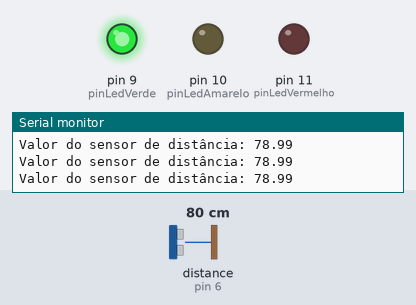
Simulated run of this sketch. Board: Arduino Uno, built with avr-gcc and run on an emulated ATmega328P. Shown: output pins drawn as LEDs (lit = HIGH), the last lines printed to the serial monitor. Wiring (inferred from the names in the program): ultrasonic range finder: trigger pin 7; echo pin 6. The test bench sets the inputs (shaded band); at power-on: distance to the obstacle (sensor on pin 6) 80 cm. The echo pulse lasts 58.3 µs per cm; pins used as bus, display or sensor lines are not drawn.

Above: at 1.2 s.
1.3 s: distance to the obstacle (sensor on pin 6) set to 55 cm
4.3 s: distance to the obstacle (sensor on pin 6) set to 47 cm
At 5.5 s:
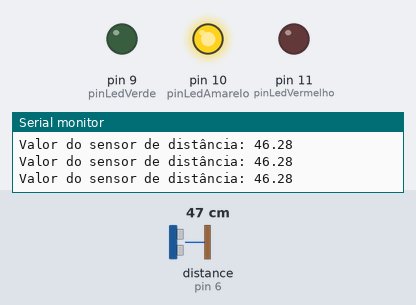
5.8 s: distance to the obstacle (sensor on pin 6) set to 33 cm
8.8 s: distance to the obstacle (sensor on pin 6) set to 27 cm
At 9.4 s:
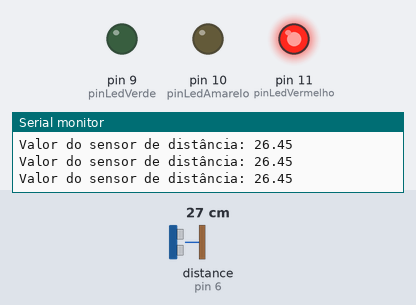
10.3 s: distance to the obstacle (sensor on pin 6) set to 35 cm
At 11.8 s:
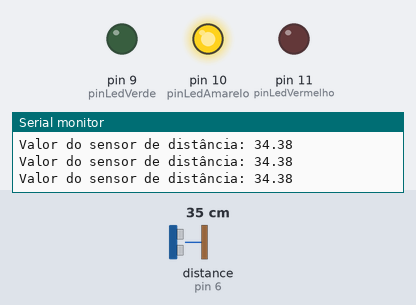
13.3 s: distance to the obstacle (sensor on pin 6) set to 18 cm
At 14.2 s:
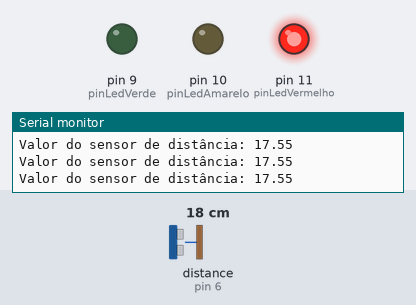
Timing chart, 0 to 16.3 s (numbered marks = the images above; inputs shaded):
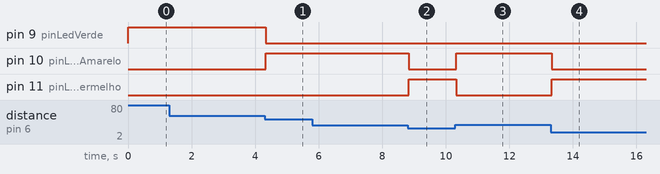

The sketch:

sensor_ultrass_nico1.ino
```cpp
int pinLedVermelho = 11;
int pinLedAmarelo = 10;
int pinLedVerde = 9;
int pinTrigger = 7;
int pinEecho = 6;
float pulse;
float dist_cm;

void setup()
{
	pinMode (pinLedVermelho, OUTPUT);
  	pinMode (pinLedAmarelo,OUTPUT );
  	pinMode (pinLedVerde, OUTPUT);
	pinMode (pinTrigger , OUTPUT);
  	pinMode (pinEecho, INPUT);
    digitalWrite(pinTrigger , LOW);
	Serial.begin(9600);
}

void loop()
{
	trigPulse();
  	pulse = pulseIn(pinEecho , HIGH);
  	dist_cm = pulse / 58.82;

  	if(dist_cm < 30.00)
    {
    	digitalWrite(pinLedVermelho , HIGH);
        digitalWrite(pinLedAmarelo, LOW);
        digitalWrite(pinLedVerde, LOW);
    }

  if(dist_cm >= 30.00 && dist_cm < 50.00)
  {

    	digitalWrite(pinLedVermelho ,LOW );
        digitalWrite(pinLedAmarelo,HIGH );
        digitalWrite(pinLedVerde, LOW);

  }
	  if(dist_cm >= 50.00)
      {
        digitalWrite(pinLedVermelho ,LOW );
        digitalWrite(pinLedAmarelo, LOW);
        digitalWrite(pinLedVerde, HIGH);
      }
		Serial.print("Valor do sensor de distância: ");

  		Serial.println(dist_cm);
}

void trigPulse()
{
  	digitalWrite(pinTrigger, HIGH);

  	delayMicroseconds(10);

  	digitalWrite(pinTrigger , LOW);
}
```

Measured:
- the behaviour switches between 51 and 50 cm on distance to the obstacle (sensor on pin 6) (found by bisection; images 0 and 1)
- the behaviour switches between 31 and 30 cm on distance to the obstacle (sensor on pin 6) (found by bisection; images 1 and 2)
- after the input at 4.3 s, pin 9 (pinLedVerde): HIGH → LOW at once; pin 10 (pinLedAmarelo): LOW → HIGH at once
- after the input at 8.8 s, pin 10 (pinLedAmarelo): HIGH → LOW at once; pin 11 (pinLedVermelho): LOW → HIGH at once
- after the input at 10.3 s, pin 10 (pinLedAmarelo): LOW → HIGH at once; pin 11 (pinLedVermelho): HIGH → LOW at once
- after the input at 13.3 s, pin 10 (pinLedAmarelo): HIGH → LOW at once; pin 11 (pinLedVermelho): LOW → HIGH at once
